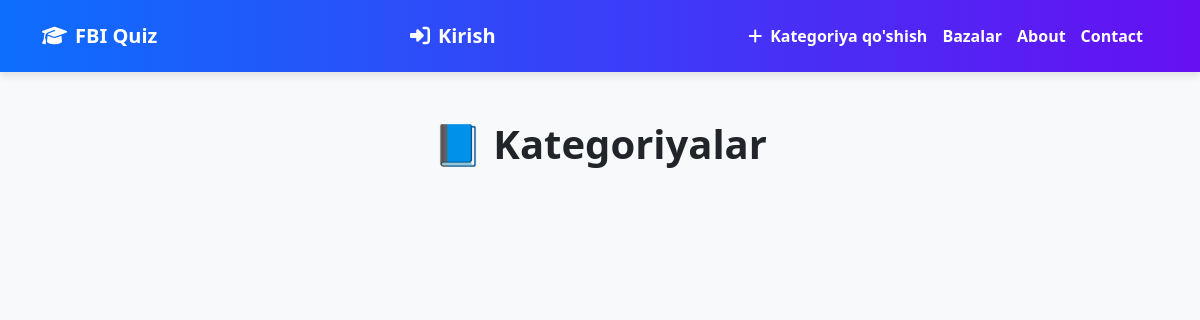
/, run on an earlier commit of the app's database.
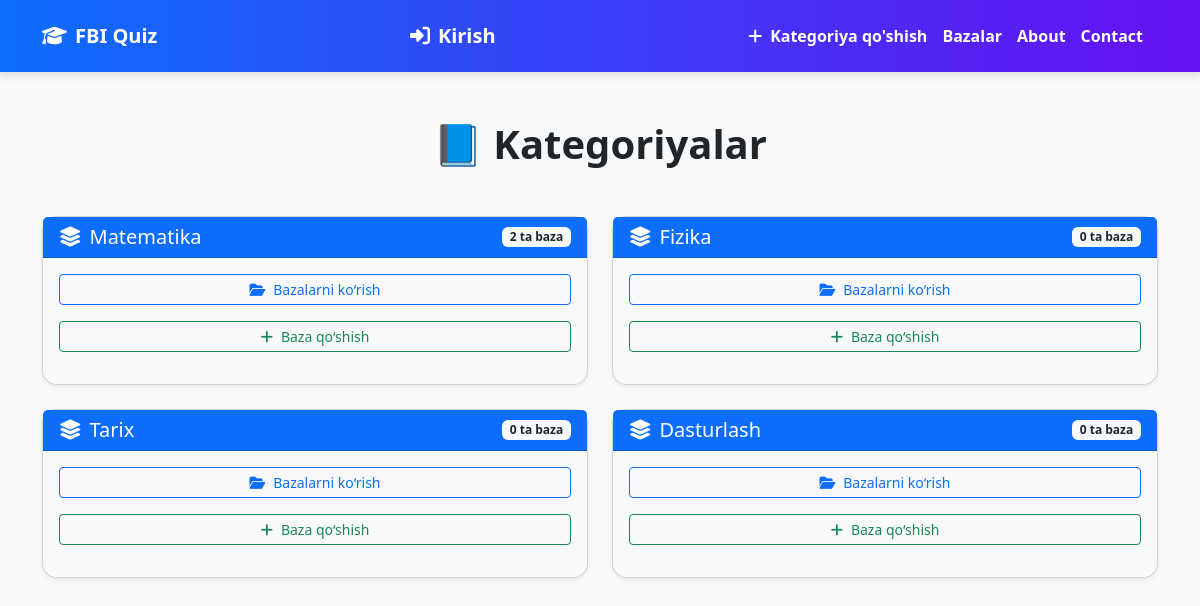
And on a later commit of the database.
### app/models.py (models this page shows)
class Category(models.Model):
    name = models.CharField(max_length=200)
    baza_count = models.IntegerField(default=0)

### app/views.py (the view)
# urls.py: path('', home, name='home'),
def home(request):
    user = request.user
    categories = Category.objects.all().prefetch_related('baza_set')
    return render(request, 'home.html', {'categories': categories, 'user': user})

### app/templates/home.html (shortened to what this page needs)
<!DOCTYPE html>
<html lang="uz">
<head>
    <link href="https://cdn.jsdelivr.net/npm/bootstrap@5.3.3/dist/css/bootstrap.min.css" rel="stylesheet">
    <link href="https://cdnjs.cloudflare.com/ajax/libs/font-awesome/6.5.0/css/all.min.css" rel="stylesheet">
</head>
<body>
<nav class="navbar navbar-expand-lg navbar-custom py-3">
    <div class="container">
        <a class="navbar-brand text-white" href="https://t.me/fbi0223"><i class="fa-solid fa-graduation-cap me-2"></i><strong>FBI Quiz</strong></a>
        {% if user.is_authenticated %}
        <a class="navbar-brand text-white" href="{% url 'profil:profil' %}"><i class="fa-solid fa-user me-2"></i><strong>Profil</strong></a>
        {% else %}
        <a class="navbar-brand text-white" href="{% url 'profil:login' %}"><i class="fa-solid fa-right-to-bracket me-2"></i><strong>Kirish</strong></a>
        {% endif %}
        <div class="d-flex align-items-center">
            <a class="nav-link d-inline text-white" href="{% url 'app:add_ctg' %}"><i class="fa-solid fa-plus me-2"></i>Kategoriya qo'shish</a>
            <a class="nav-link d-inline text-white" href="{% url 'app:bazalar_view' %}">Bazalar</a>
            <a class="nav-link d-inline text-white" href="{% url 'app:about' %}">About</a>
            <a class="nav-link d-inline text-white" href="{% url 'app:contact' %}">Contact</a>
        </div>
    </div>
</nav>
<div class="container mt-5">
    <h1 class="mb-5 text-center">📘 <strong>Kategoriyalar</strong></h1>
    <div class="row">
        {% for category in categories %}
            <div class="col-md-6 mb-4">
                <div class="card shadow-sm h-100">
                    <div class="card-header d-flex justify-content-between align-items-center bg-primary text-white">
                        <h5 class="mb-0"><i class="fa-solid fa-layer-group me-2"></i>{{ category.name }}</h5>
                        <span class="badge bg-light text-dark">{{ category.baza_set.count }} ta baza</span>
                    </div>
                    <div class="card-body">
                        <button class="btn btn-outline-primary btn-sm w-100 mb-3" type="button" data-bs-toggle="collapse" data-bs-target="#baza-{{ category.id }}">
                            <i class="fa-solid fa-folder-open me-2"></i>Bazalarni ko‘rish
                        </button>
                        <a href="{% url 'app:add_baza' category.id %}" class="btn btn-outline-success btn-sm w-100 mb-3">
                            <i class="fa-solid fa-plus me-2"></i>Baza qo‘shish
                        </a>
                    </div>
                </div>
            </div>
        {% endfor %}
    </div>
</div>
</body>
</html>

### app/templates/home.html (style rules this page uses)
body { background-color: #f8f9fa; font-family: 'Segoe UI', sans-serif; }
.navbar-custom { background: linear-gradient(90deg, #0d6efd, #6610f2); box-shadow: 0 4px 8px rgba(0,0,0,0.1); }
.navbar-custom a { color: #fff !important; font-weight: bold; margin-right: 15px; }
.card { border-radius: 15px; }
.card-body { background-color: #f8f9fa; border-radius: 0 0 15px 15px; }
.card-header { border-radius: 15px 15px 0 0; }

What changed in the data, as far as the page shows it:
added Category: name "Matematika", baza_set.count "2"
added Category: name "Fizika", baza_set.count "0"
added Category: name "Tarix", baza_set.count "0"
added Category: name "Dasturlash", baza_set.count "0"
